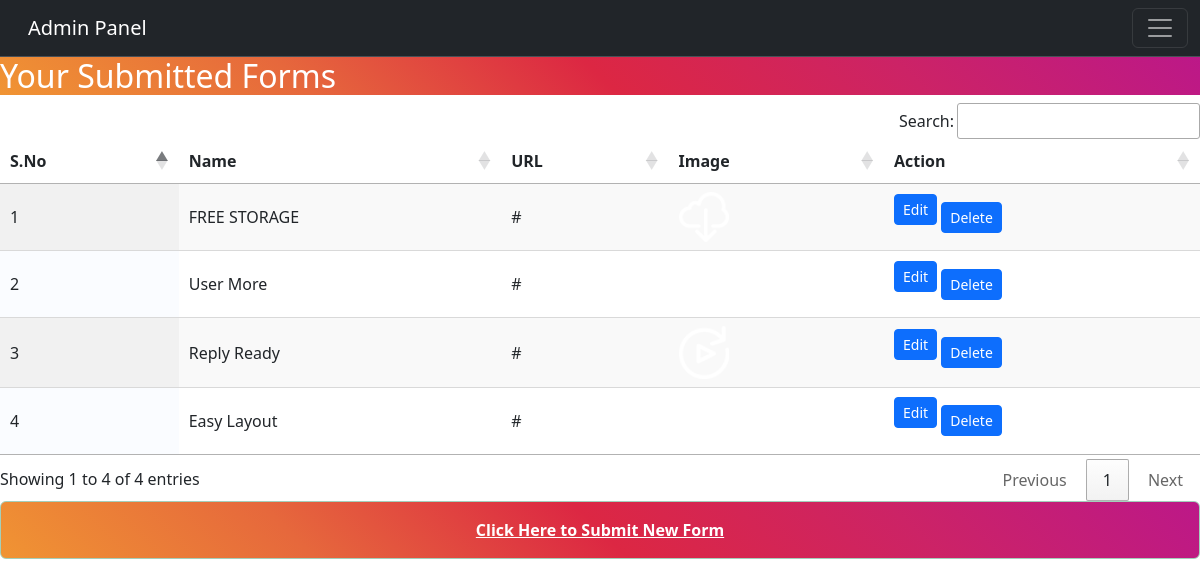
Page /middle_menu/listing_middle_menu.php on the committed database.
### tables this page shows
CREATE TABLE `middle_menu` (
  `id` int(11) NOT NULL,
  `name` varchar(255) NOT NULL,
  `url` varchar(255) NOT NULL,
  `image` varchar(255) NOT NULL
);

### middle_menu/listing_middle_menu.php (the view, shortened to what this page needs)
<!doctype html>
<html>
  <head>
    <link rel="stylesheet" href="../assets/css/bootstrap.rtl.min.css">
    <link rel="stylesheet" type="text/css" href="../datatable_css/jquery.dataTables.min.css">
    <link rel="stylesheet" type="text/css" href="../datatable_css/buttons.dataTables.min.css">
  </head>
  <body>
    <?php
    include("../navbar.php");
require_once '../dbconnection.php';
    ?>
<h2 style=" background: #f09433;
background: -moz-linear-gradient(45deg, #f09433 0%, #e6683c 25%, #dc2743 50%, #cc2366 75%, #bc1888 100%);
background: -webkit-linear-gradient(45deg, #f09433 0%,#e6683c 25%,#dc2743 50%,#cc2366 75%,#bc1888 100%);
background: linear-gradient(45deg, #f09433 0%,#e6683c 25%,#dc2743 50%,#cc2366 75%,#bc1888 100%);
filter: progid:DXImageTransform.Microsoft.gradient( startColorstr='#f09433', endColorstr='#bc1888',GradientType=1 );"class="text-white">Your Submitted Forms</h2>
    <table id="example" class="display" style="width:100%">
        <thead>
            <tr>
                <th>S.No</th>
                <th>Name</th>
                <th>URL</th>
                <th>Image</th>
                <th>Action</th>
            </tr>
        </thead>
        <tbody>
            <?php
            $middle_menu = mysqli_query($conn, "SELECT * FROM `middle_menu`");
            $sno = 0;
            while ($data = mysqli_fetch_array($middle_menu)) {
                $sno = $sno + 1;
                ?>
                <tr>
                    <td>
                        <?php echo "$sno"; ?>
                    </td>
                    <td>
                        <?php echo $data['name']; ?>
                    </td>
                    <td>
                        <?php echo $data['url']; ?>
                    </td>
                   <td>
                       <img style="width:50px": src="../upload/<?php echo $data['image'];?>" alt="">
                    </td>
                    <td>
                        <a class='btn btn-sm btn-primary mb-3'
                            href="../middle_menu/edit_middle_menu.php?id=<?php echo urlencode(openssl_encrypt($data['id'], 'AES-128-ECB', 'your_secret_key')); ?>">Edit</a>
                        <a class='btn btn-sm btn-primary' href="../middle_menu/delete_middle_menu.php?id=<?php echo urlencode(openssl_encrypt($data['id'], 'AES-128-ECB', 'your_secret_key')); ?>"
                            class='del_btn'>Delete</a>
                    </td>
                </tr>
            <?php } ?>
        </tbody>
    </table>
    <div class="alert alert-success" role="alert" mt-3 style=" background: #f09433;
background: -moz-linear-gradient(45deg, #f09433 0%, #e6683c 25%, #dc2743 50%, #cc2366 75%, #bc1888 100%);
background: -webkit-linear-gradient(45deg, #f09433 0%,#e6683c 25%,#dc2743 50%,#cc2366 75%,#bc1888 100%);
background: linear-gradient(45deg, #f09433 0%,#e6683c 25%,#dc2743 50%,#cc2366 75%,#bc1888 100%);
filter: progid:DXImageTransform.Microsoft.gradient( startColorstr='#f09433', endColorstr='#bc1888',GradientType=1 );">
        <strong><a class="text-white"   target="_blank" onclick="return confirm('This link will take you to an external web site.')"
                href="new_form.php" style="display: flex; justify-content : center">Click Here
                to
                Submit
                New Form
            </a></strong>
    </div>
  </body>
</html>

### rows in the picture
middle_menu: name "FREE STORAGE", url "#", image (picture)
middle_menu: name "User More", url "#", image (picture)
middle_menu: name "Reply Ready", url "#", image (picture)
middle_menu: name "Easy Layout", url "#", image (picture)
